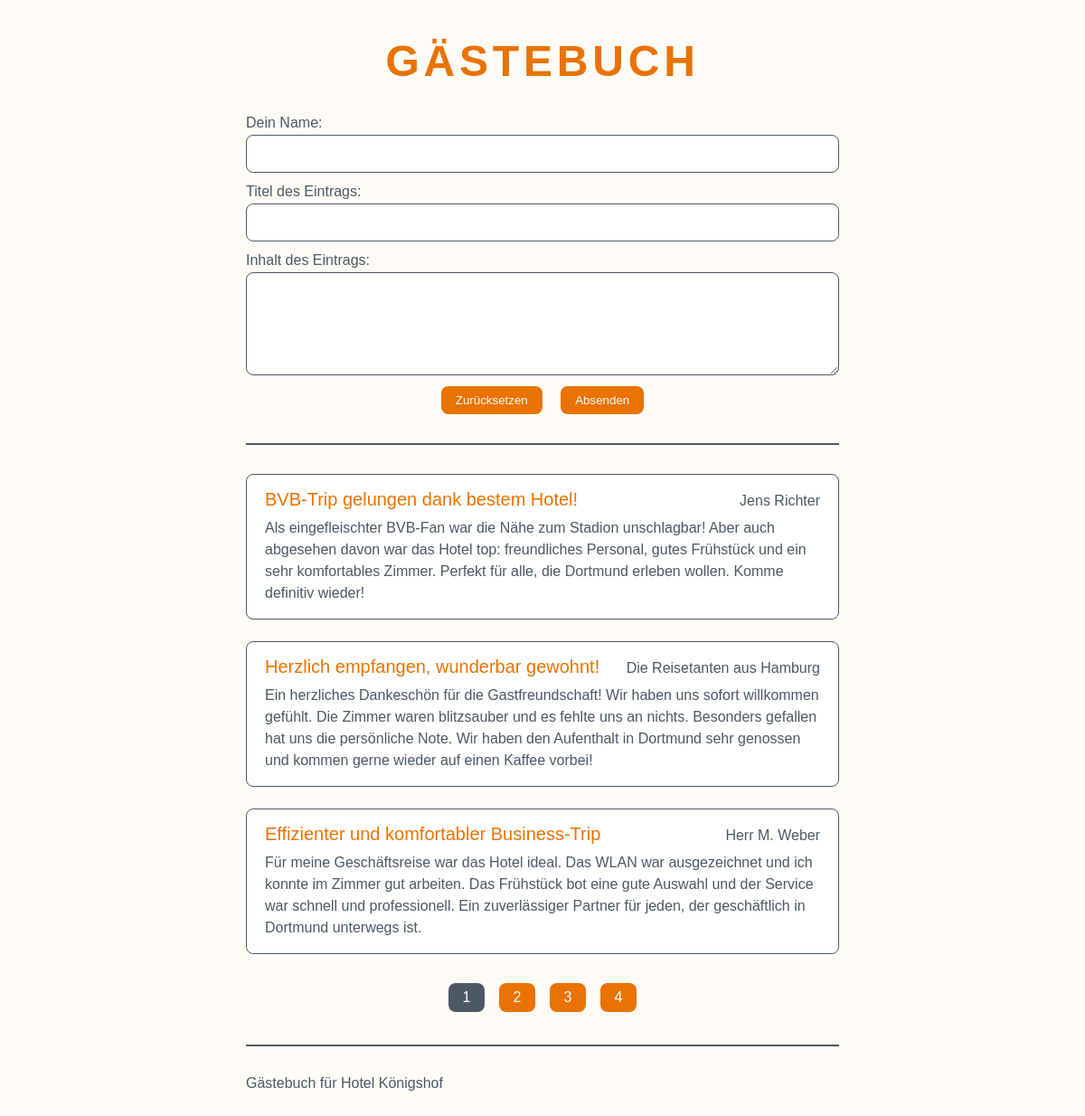
The page / on the database its author committed.
### tables this page shows
CREATE TABLE `entries` (
  `id` int(11) NOT NULL,
  `name` varchar(200) NOT NULL,
  `title` varchar(200) NOT NULL,
  `content` varchar(10000) NOT NULL
);

### index.php (called while the page is built, shortened)
<?php
require_once __DIR__ . '/inc/db-connect.php';
require_once __DIR__ . '/inc/functions.php';
$perPage = 3;
$currentPage = 1;
$stmtCount = $pdo->prepare('SELECT COUNT(*) AS `count` FROM `entries`');
$stmtCount->execute();
$countTotal = $stmtCount->fetch(PDO::FETCH_ASSOC)['count'];
$stmt = $pdo->prepare('SELECT * FROM `entries` ORDER BY `id` DESC LIMIT :offset, :perPage');
$stmt->bindValue('perPage', $perPage, PDO::PARAM_INT);
$stmt->bindValue('offset', ($currentPage - 1) * $perPage, PDO::PARAM_INT);
$stmt->execute();
$entries = $stmt->fetchAll(PDO::FETCH_ASSOC);
require __DIR__ . '/views/index.view.php';

### inc/functions.php (called while the page is built)
<?php
function e($html)
{
    return htmlspecialchars($html, ENT_QUOTES, 'UTF-8', true);
}

### views/index.view.php (the view, shortened to what this page needs)
<!DOCTYPE html>
<html lang="de">
<head>
    <link rel="stylesheet" type="text/css" href="./styles/lib/montserrat/webfonts/Montserrat.css" />
    <link rel="stylesheet" type="text/css" href="./styles/main.css" />
</head>
<body>
    <div class="container">
        <h1 class="guestbook-heading">Gästebuch</h1>
        <form method="POST" action="submit.php">
            <label class="guestbook-entry-label" for="name">Dein Name:</label>
            <input
                required="required"
                class="guestbook-entry-input"
                type="text"
                id="name"
                name="name" />
            <label class="guestbook-entry-label" for="title">Titel des Eintrags:</label>
            <input
                required="required"
                class="guestbook-entry-input"
                type="text"
                id="title"
                name="title" />
            <label class="guestbook-entry-label" for="content">Inhalt des Eintrags:</label>
            <textarea
                required="required"
                rows="4"
                class="guestbook-entry-input"
                type="text"
                id="content"
                name="content"></textarea>
            <div class="guestbook-form-buttons">
                <input class="button" type="reset" value="Zurücksetzen">
                <input class="button" type="submit" value="Absenden">
            </div>
        </form>
        <hr class="guestbook-separator" />
        <?php foreach ($entries as $entry): ?>
            <?php
            $paragraphs = explode("\n", $entry['content']);
            $filteredParagraphs = [];
            foreach ($paragraphs as $paragraph) {
                $paragraph = trim($paragraph);
                if (strlen($paragraph) > 0) {
                    $filteredParagraphs[] = $paragraph;
                }
            }
            ?>
            <div class="guestbook-entry">
                <div class="guestbook-entry-header">
                    <h3 class="guestbook-entry-title">
                        <?php echo e($entry['title']); ?>
                    </h3>
                    <span class="guestbook-entry-author">
                        <?php echo e($entry['name']); ?>
                    </span>
                </div>
                <div class="guestbook-entry-content">
                    <?php foreach ($filteredParagraphs as $p): ?>
                        <p><?php echo e($p); ?></p>
                    <?php endforeach; ?>
                </div>
            </div>
        <?php endforeach; ?>
        <?php
        $numPages = ceil($countTotal / $perPage);
        ?>
        <?php if ($numPages > 1): ?>
            <ul class="guestbook-pagination">
                <?php for ($x = 1; $x <= $numPages; $x++): ?>
                    <li class="guestbook-pagination-li">
                        <a
                            class="guestbook-pagination-a<?php if ($x === $currentPage): ?> guestbook-pagination-active<?php endif; ?>"
                            href="index.php?<?php echo http_build_query(['page' => $x]); ?>">
                            <?php echo e($x); ?>
                        </a>
                    </li>
                <?php endfor; ?>
            </ul>
        <?php endif; ?>
        <hr class="guestbook-separator" />
        <footer class="guestbook-footer">
            <p>Gästebuch für Hotel Königshof</p>
        </footer>
    </div>
</body>
</html>

### styles/main.css (style rules this page uses)
* { box-sizing: border-box; }
html { font-family: 'Montserrat', sans-serif; }
body { background-color: #fffcf7; }
.container { max-width: 45rem; padding-left: 2rem; padding-right: 2rem; margin-left: auto; margin-right: auto; }
.guestbook-heading { color: #e97200; text-transform: uppercase; text-align: center; font-size: 3rem; margin-top: 2.5rem; margin-bottom: 2rem; letter-spacing: 0.1em; }
.guestbook-entry-label { display: block; color: #4c5866; font-size: 1rem; }
.guestbook-entry-input { -webkit-appearance: none; appearance: none; display: block; width: 100%; background-color: white; color: #4c5866; border: 0.0625rem solid #4c5866; font-family: inherit; line-height: 1.5em; font-size: 1rem; padding: 0.5rem 1rem; border-radius: 0.5rem; margin-bottom: 0.75rem; margin-top: 0.25rem; }
.guestbook-form-buttons { text-align: center; }
.button { font-family: inherit; -webkit-appearance: none; appearance: none; cursor: pointer; border: 0px solid transparent; background-color: #e97200; color: white; padding: 0.5rem 1rem; margin: 0 0.5rem; border-radius: 0.5rem; }
.guestbook-separator { -webkit-appearance: none; appearance: none; margin-top: 2rem; margin-bottom: 2rem; border: 0.03125rem solid #4c5866; }
.guestbook-entry { background-color: white; color: #4c5866; border: 0.0625rem solid #4c5866; border-radius: 0.5rem; padding: 1rem 1.25rem; margin-top: 1.5rem; margin-bottom: 1.5rem; }
.guestbook-entry-title { color: #e97200; font-weight: normal; margin-top: 0; margin-bottom: 0; font-size: 1.25rem; }
.guestbook-entry-header { display: flex; justify-content: space-between; align-items: baseline; }
.guestbook-entry-author { white-space: nowrap; max-width: 50%; overflow: hidden; text-overflow: ellipsis; text-align: right; }
.guestbook-entry-content>p { margin-top: 0.5rem; margin-bottom: 0.5rem; line-height: 1.5rem; font-size: 1rem; }
.guestbook-entry-content>p:last-child { margin-bottom: 0; }
.guestbook-pagination { margin: 1.75rem -0.5rem; padding: 0; list-style-type: none; display: flex; justify-content: center; flex-wrap: wrap; }
.guestbook-pagination-a { display: block; min-width: 2.5rem; padding: 0.25rem 0.5rem; background-color: #e97200; color: white; line-height: 1.5rem; text-decoration: none; border-radius: 0.5rem; text-align: center; margin: 0.25rem 0.5rem; }
.guestbook-pagination-active, .guestbook-pagination-active:hover { background-color: #4c5866; }
.guestbook-footer { color: #4c5866; }
.guestbook-footer { margin-bottom: 2rem; }

### rows shown on the page
entries: title "BVB-Trip gelungen dank bestem Hotel!", name "Jens Richter", p "Als eingefleischter BVB-Fan war die Nähe zum Stadion unschlagbar! Aber auch abgesehen davon war das Hotel top: freundliches Personal, gutes Frühstück und ein sehr komfortables Zimmer. Perfekt für alle, die Dortmund erleben wollen. Komme definitiv wieder!"
entries: title "Herzlich empfangen, wunderbar gewohnt!", name "Die Reisetanten aus Hamburg", p "Ein herzliches Dankeschön für die Gastfreundschaft! Wir haben uns sofort willkommen gefühlt. Die Zimmer waren blitzsauber und es fehlte uns an nichts. Besonders gefallen hat uns die persönliche Note. Wir haben den Aufenthalt in Dortmund sehr genossen und kommen gerne wieder auf einen Kaffee vorbei!"
entries: title "Effizienter und komfortabler Business-Trip", name "Herr M. Weber", p "Für meine Geschäftsreise war das Hotel ideal. Das WLAN war ausgezeichnet und ich konnte im Zimmer gut arbeiten. Das Frühstück bot eine gute Auswahl und der Service war schnell und professionell. Ein zuverlässiger Partner für jeden, der geschäftlich in Dortmund unterwegs ist."
